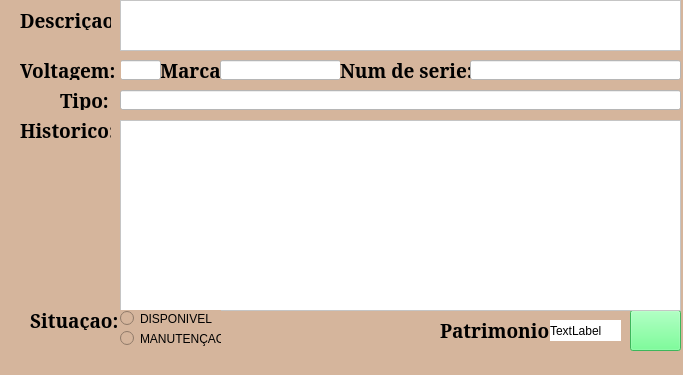
<?xml version="1.0" encoding="UTF-8"?>
<ui version="4.0">
 <class>MainWindow</class>
 <widget class="QMainWindow" name="MainWindow">
  <property name="geometry">
   <rect>
    <x>0</x>
    <y>0</y>
    <width>683</width>
    <height>375</height>
   </rect>
  </property>
  <property name="maximumSize">
   <size>
    <width>683</width>
    <height>403</height>
   </size>
  </property>
  <property name="font">
   <font>
    <family>Constantia</family>
    <pointsize>10</pointsize>
    <weight>75</weight>
    <bold>true</bold>
   </font>
  </property>
  <property name="windowTitle">
   <string>EDITAR COMODATO</string>
  </property>
  <property name="windowIcon">
   <iconset>
    <normaloff>imagens/logo.ico</normaloff>imagens/logo.ico</iconset>
  </property>
  <property name="styleSheet">
   <string notr="true">background-color: rgb(213, 181, 156);</string>
  </property>
  <property name="iconSize">
   <size>
    <width>64</width>
    <height>64</height>
   </size>
  </property>
  <property name="tabShape">
   <enum>QTabWidget::Triangular</enum>
  </property>
  <widget class="QWidget" name="centralwidget">
   <widget class="QLabel" name="label">
    <property name="geometry">
     <rect>
      <x>160</x>
      <y>60</y>
      <width>71</width>
      <height>20</height>
     </rect>
    </property>
    <property name="font">
     <font>
      <family>Constantia</family>
      <pointsize>14</pointsize>
      <weight>75</weight>
      <bold>true</bold>
     </font>
    </property>
    <property name="text">
     <string>Marca:</string>
    </property>
   </widget>
   <widget class="QLineEdit" name="lineEdit_marca">
    <property name="geometry">
     <rect>
      <x>220</x>
      <y>60</y>
      <width>121</width>
      <height>20</height>
     </rect>
    </property>
    <property name="styleSheet">
     <string notr="true">background-color: rgb(255, 255, 255);</string>
    </property>
    <property name="text">
     <string/>
    </property>
   </widget>
   <widget class="QLabel" name="label_2">
    <property name="geometry">
     <rect>
      <x>20</x>
      <y>10</y>
      <width>91</width>
      <height>20</height>
     </rect>
    </property>
    <property name="font">
     <font>
      <family>Constantia</family>
      <pointsize>14</pointsize>
      <weight>75</weight>
      <bold>true</bold>
     </font>
    </property>
    <property name="text">
     <string>Descriçao:</string>
    </property>
   </widget>
   <widget class="QLineEdit" name="lineEdit_volt">
    <property name="geometry">
     <rect>
      <x>120</x>
      <y>60</y>
      <width>41</width>
      <height>20</height>
     </rect>
    </property>
    <property name="styleSheet">
     <string notr="true">background-color: rgb(255, 255, 255);</string>
    </property>
    <property name="text">
     <string/>
    </property>
   </widget>
   <widget class="QLabel" name="label_4">
    <property name="geometry">
     <rect>
      <x>20</x>
      <y>60</y>
      <width>101</width>
      <height>20</height>
     </rect>
    </property>
    <property name="font">
     <font>
      <family>Constantia</family>
      <pointsize>14</pointsize>
      <weight>75</weight>
      <bold>true</bold>
     </font>
    </property>
    <property name="text">
     <string>Voltagem:</string>
    </property>
   </widget>
   <widget class="QLabel" name="label_6">
    <property name="geometry">
     <rect>
      <x>60</x>
      <y>90</y>
      <width>51</width>
      <height>20</height>
     </rect>
    </property>
    <property name="font">
     <font>
      <family>Constantia</family>
      <pointsize>14</pointsize>
      <weight>75</weight>
      <bold>true</bold>
     </font>
    </property>
    <property name="text">
     <string>Tipo:</string>
    </property>
   </widget>
   <widget class="QLineEdit" name="lineEdit_tipo">
    <property name="geometry">
     <rect>
      <x>120</x>
      <y>90</y>
      <width>561</width>
      <height>20</height>
     </rect>
    </property>
    <property name="styleSheet">
     <string notr="true">background-color: rgb(255, 255, 255);</string>
    </property>
    <property name="text">
     <string/>
    </property>
   </widget>
   <widget class="QPushButton" name="pushButton_salvar">
    <property name="geometry">
     <rect>
      <x>630</x>
      <y>310</y>
      <width>51</width>
      <height>41</height>
     </rect>
    </property>
    <property name="styleSheet">
     <string notr="true">background-color: rgb(85, 255, 127);</string>
    </property>
    <property name="text">
     <string/>
    </property>
    <property name="icon">
     <iconset>
      <normaloff>imagens/salvar.ico</normaloff>imagens/salvar.ico</iconset>
    </property>
    <property name="iconSize">
     <size>
      <width>32</width>
      <height>32</height>
     </size>
    </property>
   </widget>
   <widget class="QLabel" name="label_7">
    <property name="geometry">
     <rect>
      <x>440</x>
      <y>320</y>
      <width>111</width>
      <height>20</height>
     </rect>
    </property>
    <property name="font">
     <font>
      <family>Constantia</family>
      <pointsize>14</pointsize>
      <weight>75</weight>
      <bold>true</bold>
     </font>
    </property>
    <property name="text">
     <string>Patrimonio:</string>
    </property>
   </widget>
   <widget class="QLabel" name="label_8">
    <property name="geometry">
     <rect>
      <x>340</x>
      <y>60</y>
      <width>131</width>
      <height>20</height>
     </rect>
    </property>
    <property name="font">
     <font>
      <family>Constantia</family>
      <pointsize>14</pointsize>
      <weight>75</weight>
      <bold>true</bold>
     </font>
    </property>
    <property name="text">
     <string>Num de serie:</string>
    </property>
   </widget>
   <widget class="QLineEdit" name="lineEdit_num">
    <property name="geometry">
     <rect>
      <x>470</x>
      <y>60</y>
      <width>211</width>
      <height>20</height>
     </rect>
    </property>
    <property name="styleSheet">
     <string notr="true">background-color: rgb(255, 255, 255);</string>
    </property>
    <property name="text">
     <string/>
    </property>
   </widget>
   <widget class="QTextEdit" name="textEdit_descri">
    <property name="geometry">
     <rect>
      <x>120</x>
      <y>0</y>
      <width>561</width>
      <height>51</height>
     </rect>
    </property>
    <property name="styleSheet">
     <string notr="true">background-color: rgb(255, 255, 255);</string>
    </property>
   </widget>
   <widget class="QLabel" name="label_3">
    <property name="geometry">
     <rect>
      <x>20</x>
      <y>120</y>
      <width>91</width>
      <height>20</height>
     </rect>
    </property>
    <property name="font">
     <font>
      <family>Constantia</family>
      <pointsize>14</pointsize>
      <weight>75</weight>
      <bold>true</bold>
     </font>
    </property>
    <property name="text">
     <string>Historico:</string>
    </property>
   </widget>
   <widget class="QLabel" name="label_5">
    <property name="geometry">
     <rect>
      <x>30</x>
      <y>310</y>
      <width>91</width>
      <height>20</height>
     </rect>
    </property>
    <property name="font">
     <font>
      <family>Constantia</family>
      <pointsize>14</pointsize>
      <weight>75</weight>
      <bold>true</bold>
     </font>
    </property>
    <property name="text">
     <string>Situaçao:</string>
    </property>
   </widget>
   <widget class="QTextEdit" name="textEdit">
    <property name="geometry">
     <rect>
      <x>120</x>
      <y>120</y>
      <width>561</width>
      <height>191</height>
     </rect>
    </property>
    <property name="styleSheet">
     <string notr="true">background-color: rgb(255, 255, 255);</string>
    </property>
   </widget>
   <widget class="QRadioButton" name="radioButton">
    <property name="geometry">
     <rect>
      <x>120</x>
      <y>310</y>
      <width>101</width>
      <height>17</height>
     </rect>
    </property>
    <property name="text">
     <string>DISPONIVEL</string>
    </property>
   </widget>
   <widget class="QRadioButton" name="radioButton_2">
    <property name="geometry">
     <rect>
      <x>120</x>
      <y>330</y>
      <width>101</width>
      <height>17</height>
     </rect>
    </property>
    <property name="text">
     <string>MANUTENÇAO</string>
    </property>
   </widget>
   <widget class="QLabel" name="label_9">
    <property name="geometry">
     <rect>
      <x>550</x>
      <y>320</y>
      <width>71</width>
      <height>21</height>
     </rect>
    </property>
    <property name="styleSheet">
     <string notr="true">background-color: rgb(255, 255, 255);</string>
    </property>
    <property name="text">
     <string>TextLabel</string>
    </property>
   </widget>
  </widget>
  <widget class="QMenuBar" name="menubar">
   <property name="geometry">
    <rect>
     <x>0</x>
     <y>0</y>
     <width>683</width>
     <height>21</height>
    </rect>
   </property>
  </widget>
 </widget>
 <resources/>
 <connections/>
</ui>
